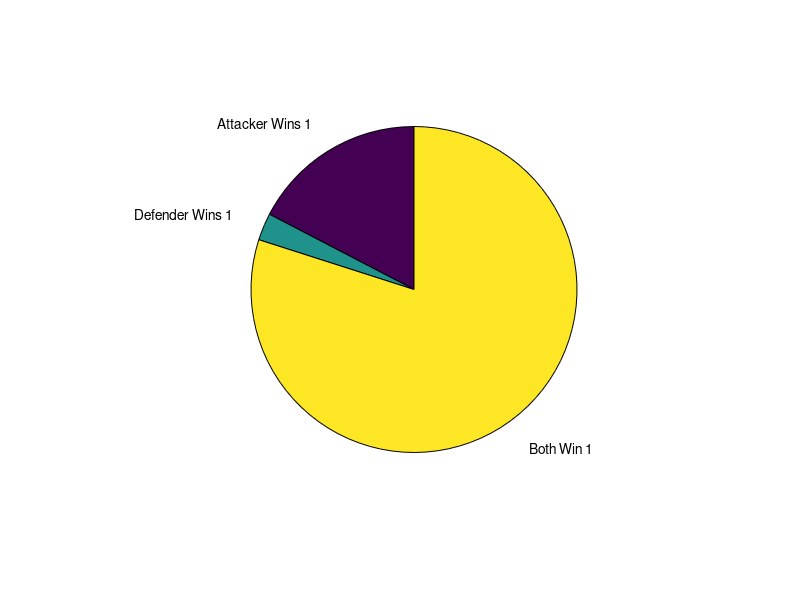

MATLAB code for this plot:
%{
    Lab6EC1.m

    Skeleton for the first extra credit problem in lab 6.

    This lab should do the following:

    (1) Initialize a separate variable for each possible outcome

    (2) Using nested for loops, calculate the total occurences of each
    outcome using 3 attack dice and 1 defense die

    (3) Calculate the probability of each occurence. Make sure that
    probabilities are stored in the following variables:
        attack_wins - the probability of that attackers winning one
        defense_wins - the probability of the defense winning one

    (4) Create a pie chart of the probabilities

    (5)Add a title and legend to the pie chart

    @author Carlise Moreland and Joshua Pollock
%}

function [attack_wins,defense_wins] = Lab6EC1

attack_wins=0;
defense_wins=0;
tie=0;
gamesPlayed=0;
for a1 =1:6
    for a2 = 1:6
        for a3=1:6
            for d1=1:6
                
                attackers = sort([a1 a2 a3]);
                defenders = d1;
                
                if attackers(1) > defenders(1)
                    attack_wins = attack_wins + 1;
                elseif ( attackers(1) + attackers(2) + attackers(3) <= defenders(1))
                    defense_wins = defense_wins + 1;
                else
                    tie=tie+1;
                end
                gamesPlayed=gamesPlayed+1;
            end
        end
    end
end
attack_wins = attack_wins / gamesPlayed;
defense_wins = defense_wins / gamesPlayed;
tie=tie/gamesPlayed;

pieChart=[attack_wins defense_wins tie];
labels = {'Attacker Wins 1','Defender Wins 1', 'Both Win 1'};
pie(pieChart,labels);

end

